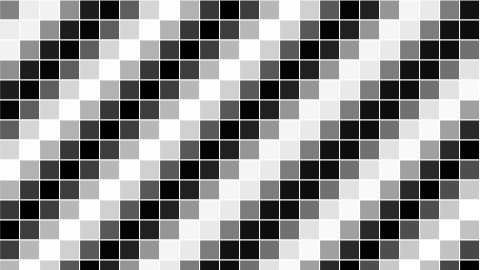
Frame 1 (no input)
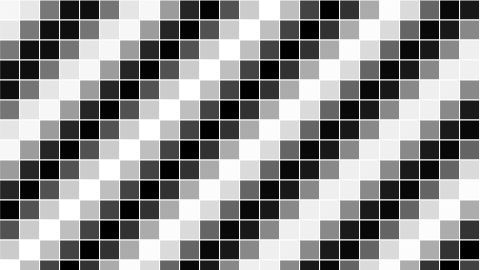
Frame 60 (no input)
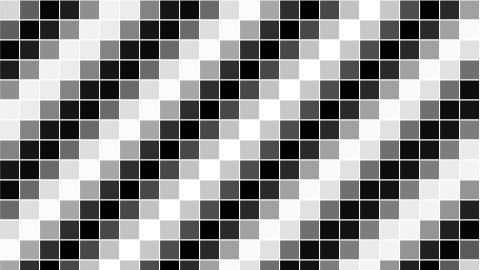
Frame 120 (the mouse pressed at the canvas centre since frame 60)

The p5.js sketch that drew these frames (run headless with seeded random() and noise() and a simulated clock; from frame 60 on, the mouse is pressed at the canvas centre):

// p5.js sketch
// ── sketch.js
// Learning Processing
// Daniel Shiffman
// http://www.learningprocessing.com

// Example 13-10: Two-dimensional array of objects

// 2D Array of objects
var grid; 

// Number of columns and rows in the grid
var cols = 32;
var rows = 18;

function setup() {
  createCanvas(480, 270);
  grid = [];

  // The counter variables i and j are also the column and row numbers
  // In this example, they are used as arguments to the constructor for each object in the grid.
  for (var i = 0; i < cols; i++ ) {
    grid[i] = [];
    for (var j = 0; j < rows; j++ ) {
      // Initialize each object
      grid[i][j] = new Cell(i*20, j*20, 20, 20, i + j);
    }
  }
}

function draw() {
  background(0);
  for (var i = 0; i < cols; i ++ ) {     
    for (var j = 0; j < rows; j ++ ) {
      // Oscillate and display each object
      grid[i][j].oscillate();
      grid[i][j].display();
    }
  }
}


// ── cell.js
// A Cell object

// A cell object knows about its location in the grid 
// as well as its size with the variables x, y, w, h.
// Cell Constructor
function Cell(tempX, tempY, tempW, tempH, tempAngle) {
  this.x = tempX;  // x,y location
  this.y = tempY;
  this.w = tempW;  // width and height
  this.h = tempH;
  this.angle = tempAngle; // angle for oscillating brightness


  // Oscillation means increase angle
  this.oscillate = function() {
    this.angle += 0.02;
  }

  this.display = function() {
    stroke(255);
    // Color calculated using sine wave
    var bright = map(sin(this.angle), -1, 1, 0, 255);
    fill(bright);
    rect(this.x, this.y, this.w, this.h);
  }
}
